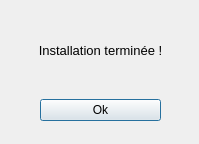
<?xml version="1.0" encoding="UTF-8"?>
<ui version="4.0">
 <class>Dialog</class>
 <widget class="QDialog" name="Dialog">
  <property name="geometry">
   <rect>
    <x>0</x>
    <y>0</y>
    <width>199</width>
    <height>144</height>
   </rect>
  </property>
  <property name="windowTitle">
   <string>Dialog</string>
  </property>
  <widget class="QWidget" name="verticalLayoutWidget">
   <property name="geometry">
    <rect>
     <x>40</x>
     <y>80</y>
     <width>121</width>
     <height>61</height>
    </rect>
   </property>
   <layout class="QVBoxLayout" name="verticalLayout">
    <item>
     <widget class="QPushButton" name="pushButton">
      <property name="text">
       <string>Ok</string>
      </property>
     </widget>
    </item>
   </layout>
  </widget>
  <widget class="QLabel" name="label">
   <property name="geometry">
    <rect>
     <x>10</x>
     <y>30</y>
     <width>181</width>
     <height>41</height>
    </rect>
   </property>
   <property name="font">
    <font>
     <pointsize>10</pointsize>
    </font>
   </property>
   <property name="text">
    <string>Installation terminée !</string>
   </property>
   <property name="alignment">
    <set>Qt::AlignCenter</set>
   </property>
  </widget>
 </widget>
 <resources/>
 <connections/>
</ui>
